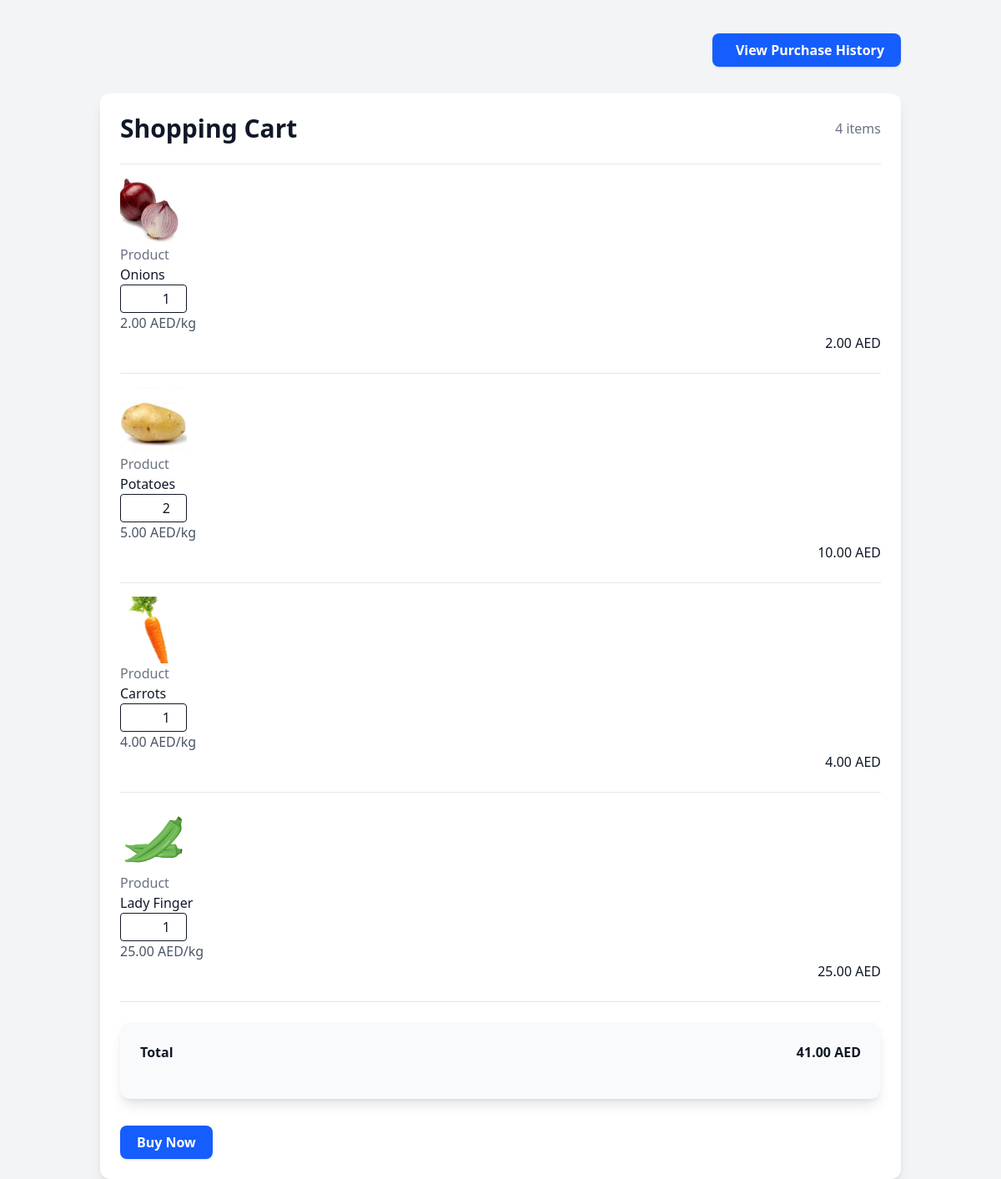
The page / on the database its author committed.
### mycart/models.py (models this page shows, shortened)
class Product(models.Model):
    name = models.CharField(max_length=100, unique=True)
    price_per_kg = models.DecimalField(max_digits=10, decimal_places=2)
    quantity_in_stock = models.DecimalField(max_digits=10, decimal_places=2)
    image = models.ImageField(upload_to='products/', blank=True, null=True)

### mycart/views.py (the view, shortened to what this page needs)
# urls.py: path('', views.cart_view, name='mycart'),
def cart_view(request):
    products = Product.objects.all()
    form = CartForm(request.POST or None, products=products)
    cart_items = []
    has_error = False
    return render(request, 'mycart/mycart.html', {
        'form': form,
        'products': products,
    })

### mycart/forms.py
class CartForm(forms.Form):
    def __init__(self, *args, **kwargs):
        products = kwargs.pop('products')
        super().__init__(*args, **kwargs)
        default_quantities = {
            'Onions': 1,
            'Potatoes': 2,
            'Carros': 1,
        }
        for product in products:
            field_name = f"product_{product.id}" # Unique field name for each product
            self.fields[field_name] = forms.DecimalField(
                label=product.name,
                min_value=0,
                decimal_places=2,
                required=False,
                initial=default_quantities.get(product.name, 1),
                widget=forms.NumberInput(attrs={
                    'class': 'quantity-input w-20 text-right border rounded p-1',
                    'id': f'quantity-{product.id}',
                    'step': '0.5',
                    'min': '0',
                    'data-price': str(product.price_per_kg),
                    'placeholder': f'Qty for {product.name}',
                    'autocomplete': 'off',
                })
            )

### mycart/templatetags/cart_extras.py (called while the page is built)
@register.filter
def get_field(form, product):
    field = form[f'product_{product.id}']
    return str(field)

### mycart/templates/mycart/mycart.html (shortened to what this page needs)
{% load static %}
{% load cart_extras %}
{% load static tailwind_tags %}
<!DOCTYPE html>
<html lang="en">
<head>
    <link rel="stylesheet" href="{% static 'mycart/styles.css' %}">
    {% tailwind_css %}
</head>
<body class="bg-gray-100 font-sans text-gray-900 antialiased">
    <div class="container py-10 h-100 mx-auto px-4 sm:px-6 lg:px-8">
        <div class="flex justify-end items-center mb-8">
            <a href="{% url 'purchase_history' %}" class="inline-flex items-center px-5 py-2 bg-blue-600 text-white font-semibold rounded-lg shadow hover:bg-blue-700 transition-colors duration-200 focus:outline-none focus:ring-2 focus:ring-blue-400 focus:ring-opacity-50">
                View Purchase History
            </a>
        </div>
        <div class="row justify-content-center">
            <div class="col-12">
                <div class="card card-registration card-registration-2 bg-white shadow-lg rounded-xl">
                    <div class="card-body p-0">
                        <div class="row g-0">
                            <div class="col-lg-8">
                                <div class="p-6">
                                    <div class="flex justify-between items-center mb-6">
                                        <h1 class="text-3xl font-bold">Shopping Cart</h1>
                                        <h6 class="text-gray-500">{% if products %}{{ products|length }} items{% else %}0 items{% endif %}</h6>
                                    </div>
                                    <hr class="my-4 border-gray-200">
                                    <form id="cart-form" method="POST" class="mx-auto">
                                        {% for product in products %}
                                            <div id='input-page' class="row mb-6 d-flex justify-content-between align-items-center">
                                                <div class="col-md-2 col-lg-2 col-xl-2">
                                                    {% if product.image %}
                                                        <img src="{{ product.image.url }}" alt="{{ product.name }}" class="img-fluid rounded-lg w-20 h-20 object-cover">
                                                    {% else %}
                                                        <span class="text-gray-400">No image</span>
                                                    {% endif %}
                                                </div>
                                                <div class="col-md-3 col-lg-3 col-xl-3">
                                                    <h6 class="text-gray-500">Product</h6>
                                                    <h6 class="mb-0">{{ product.name }}</h6>
                                                </div>
                                                <div class="col-md-3 col-lg-3 col-xl-2 d-flex items-center">
                                                        {{ form|get_field:product }}
                                                </div>
                                                <div class="col-md-3 col-lg-2 col-xl-2 offset-lg-0">
                                                    <h6 class="product-price mb-0 text-gray-600">{{ product.price_per_kg|floatformat:2 }} AED/kg</h6>
                                                </div>
                                                <div class="col-md-1 col-lg-1 col-xl-1 text-end">
                                                    <span class="line-total text-gray-900 font-medium">0.00 AED</span>
                                                </div>
                                            </div>
                                            <hr class="my-4 border-gray-200">
                                        {% empty %}
                                            <p class="text-center text-gray-500">Your cart is empty.</p>
                                        {% endfor %}
                                        <div class="bg-gray-50 p-6 mt-6 rounded-xl shadow-lg">
                                            <div class="flex justify-between mb-5 text-gray-900 font-bold">
                                                <h5>Total</h5>
                                                <h5 id="total">0.00 AED</h5>
                                            </div>
                                        </div>
                                            <button type="submit" class="inline-flex items-center px-5 py-2 bg-blue-600 text-white font-semibold rounded-lg shadow hover:bg-blue-700 transition-colors duration-200 focus:outline-none focus:ring-2 focus:ring-blue-400 focus:ring-opacity-50">Buy Now</button>
                                        </div>
                                </div>
                            </div>
                        </div>
                    </div>
                </div>
            </div>
        </div>
</body>
</html>

### rows shown on the page
Product: image (picture), name "Onions", form "1", price_per_kg "2.00"
Product: image (picture), name "Potatoes", form "2", price_per_kg "5.00"
Product: image (picture), name "Carrots", form "1", price_per_kg "4.00"
Product: image (picture), name "Lady Finger", form "1", price_per_kg "25.00"

### other values the page prints
{{ products|length }} "4"
